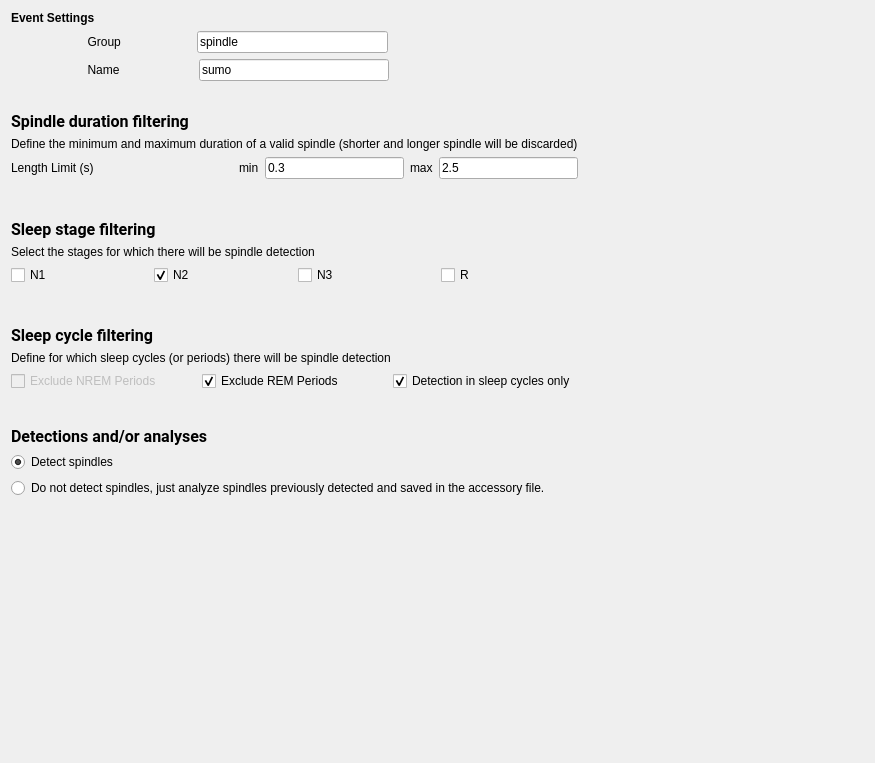
<?xml version="1.0" encoding="UTF-8"?>
<ui version="4.0">
 <class>SpindleDetectorSelStep</class>
 <widget class="QWidget" name="SpindleDetectorSelStep">
  <property name="geometry">
   <rect>
    <x>0</x>
    <y>0</y>
    <width>875</width>
    <height>763</height>
   </rect>
  </property>
  <property name="windowTitle">
   <string/>
  </property>
  <property name="styleSheet">
   <string notr="true">font: 12pt &quot;Roboto&quot;;</string>
  </property>
  <layout class="QHBoxLayout" name="horizontalLayout_5">
   <item>
    <layout class="QVBoxLayout" name="verticalLayout_3">
     <item>
      <layout class="QVBoxLayout" name="verticalLayout_5">
       <item>
        <layout class="QHBoxLayout" name="horizontalLayout_8">
         <item>
          <layout class="QVBoxLayout" name="verticalLayout_6">
           <item>
            <widget class="QLabel" name="label_13">
             <property name="text">
              <string>&lt;html&gt;&lt;head/&gt;&lt;body&gt;&lt;p&gt;&lt;span style=&quot; font-weight:600;&quot;&gt;Event  Settings&lt;/span&gt;&lt;/p&gt;&lt;/body&gt;&lt;/html&gt;</string>
             </property>
            </widget>
           </item>
           <item>
            <layout class="QHBoxLayout" name="horizontalLayout_9">
             <item>
              <widget class="QLabel" name="label_12">
               <property name="text">
                <string>                       Group                     </string>
               </property>
              </widget>
             </item>
             <item>
              <widget class="QLineEdit" name="group_lineEdit">
               <property name="text">
                <string>spindle</string>
               </property>
              </widget>
             </item>
             <item>
              <spacer name="horizontalSpacer_2">
               <property name="orientation">
                <enum>Qt::Horizontal</enum>
               </property>
               <property name="sizeType">
                <enum>QSizePolicy::Expanding</enum>
               </property>
               <property name="sizeHint" stdset="0">
                <size>
                 <width>35</width>
                 <height>20</height>
                </size>
               </property>
              </spacer>
             </item>
            </layout>
           </item>
           <item>
            <layout class="QHBoxLayout" name="horizontalLayout_10">
             <item>
              <widget class="QLabel" name="label_14">
               <property name="text">
                <string>                       Name                      </string>
               </property>
              </widget>
             </item>
             <item>
              <widget class="QLineEdit" name="name_lineEdit">
               <property name="text">
                <string>sumo</string>
               </property>
              </widget>
             </item>
             <item>
              <spacer name="horizontalSpacer_3">
               <property name="orientation">
                <enum>Qt::Horizontal</enum>
               </property>
               <property name="sizeHint" stdset="0">
                <size>
                 <width>40</width>
                 <height>20</height>
                </size>
               </property>
              </spacer>
             </item>
            </layout>
           </item>
          </layout>
         </item>
        </layout>
       </item>
      </layout>
     </item>
     <item>
      <spacer name="verticalSpacer_3">
       <property name="orientation">
        <enum>Qt::Vertical</enum>
       </property>
       <property name="sizeType">
        <enum>QSizePolicy::Fixed</enum>
       </property>
       <property name="sizeHint" stdset="0">
        <size>
         <width>20</width>
         <height>25</height>
        </size>
       </property>
      </spacer>
     </item>
     <item>
      <layout class="QVBoxLayout" name="verticalLayout" stretch="0,0,0,0">
       <property name="sizeConstraint">
        <enum>QLayout::SetDefaultConstraint</enum>
       </property>
       <property name="topMargin">
        <number>0</number>
       </property>
       <property name="bottomMargin">
        <number>0</number>
       </property>
       <item>
        <layout class="QHBoxLayout" name="horizontalLayout_7"/>
       </item>
       <item>
        <widget class="QLabel" name="label_5">
         <property name="font">
          <font>
           <family>Roboto</family>
           <pointsize>12</pointsize>
           <weight>50</weight>
           <italic>false</italic>
           <bold>false</bold>
          </font>
         </property>
         <property name="text">
          <string>&lt;html&gt;&lt;head/&gt;&lt;body&gt;&lt;p&gt;&lt;span style=&quot; font-weight:600;&quot;&gt;Spindle duration filtering&lt;/span&gt;&lt;/p&gt;&lt;/body&gt;&lt;/html&gt;</string>
         </property>
        </widget>
       </item>
       <item>
        <widget class="QLabel" name="label_8">
         <property name="text">
          <string>Define the minimum and maximum duration of a valid spindle (shorter and longer spindle will be discarded)</string>
         </property>
        </widget>
       </item>
       <item>
        <layout class="QHBoxLayout" name="horizontalLayout">
         <item>
          <widget class="QLabel" name="label">
           <property name="text">
            <string>Length Limit (s)</string>
           </property>
          </widget>
         </item>
         <item>
          <spacer name="horizontalSpacer">
           <property name="orientation">
            <enum>Qt::Horizontal</enum>
           </property>
           <property name="sizeHint" stdset="0">
            <size>
             <width>40</width>
             <height>20</height>
            </size>
           </property>
          </spacer>
         </item>
         <item>
          <widget class="QLabel" name="label_3">
           <property name="text">
            <string>min</string>
           </property>
          </widget>
         </item>
         <item>
          <widget class="QLineEdit" name="min_length_lineEdit">
           <property name="text">
            <string>0.3</string>
           </property>
          </widget>
         </item>
         <item>
          <widget class="QLabel" name="label_4">
           <property name="text">
            <string>max</string>
           </property>
          </widget>
         </item>
         <item>
          <widget class="QLineEdit" name="max_length_lineEdit">
           <property name="text">
            <string>2.5</string>
           </property>
          </widget>
         </item>
        </layout>
       </item>
      </layout>
     </item>
     <item>
      <spacer name="verticalSpacer_2">
       <property name="orientation">
        <enum>Qt::Vertical</enum>
       </property>
       <property name="sizeType">
        <enum>QSizePolicy::Fixed</enum>
       </property>
       <property name="sizeHint" stdset="0">
        <size>
         <width>20</width>
         <height>35</height>
        </size>
       </property>
      </spacer>
     </item>
     <item>
      <layout class="QVBoxLayout" name="verticalLayout_2">
       <item>
        <widget class="QLabel" name="label_6">
         <property name="font">
          <font>
           <family>Roboto</family>
           <pointsize>12</pointsize>
           <weight>50</weight>
           <italic>false</italic>
           <bold>false</bold>
          </font>
         </property>
         <property name="text">
          <string>&lt;html&gt;&lt;head/&gt;&lt;body&gt;&lt;p&gt;&lt;span style=&quot; font-weight:600;&quot;&gt;Sleep stage filtering&lt;/span&gt;&lt;/p&gt;&lt;/body&gt;&lt;/html&gt;</string>
         </property>
        </widget>
       </item>
       <item>
        <widget class="QLabel" name="label_2">
         <property name="text">
          <string>Select the stages for which there will be spindle detection</string>
         </property>
        </widget>
       </item>
       <item>
        <layout class="QHBoxLayout" name="horizontalLayout_2">
         <item>
          <widget class="QCheckBox" name="checkBox_n1">
           <property name="text">
            <string>N1</string>
           </property>
          </widget>
         </item>
         <item>
          <widget class="QCheckBox" name="checkBox_n2">
           <property name="text">
            <string>N2</string>
           </property>
           <property name="checked">
            <bool>true</bool>
           </property>
          </widget>
         </item>
         <item>
          <widget class="QCheckBox" name="checkBox_n3">
           <property name="text">
            <string>N3</string>
           </property>
           <property name="checked">
            <bool>false</bool>
           </property>
          </widget>
         </item>
         <item>
          <widget class="QCheckBox" name="checkBox_r">
           <property name="text">
            <string>R</string>
           </property>
          </widget>
         </item>
        </layout>
       </item>
      </layout>
     </item>
     <item>
      <spacer name="verticalSpacer">
       <property name="orientation">
        <enum>Qt::Vertical</enum>
       </property>
       <property name="sizeType">
        <enum>QSizePolicy::Fixed</enum>
       </property>
       <property name="sizeHint" stdset="0">
        <size>
         <width>20</width>
         <height>35</height>
        </size>
       </property>
      </spacer>
     </item>
     <item>
      <widget class="QLabel" name="label_7">
       <property name="font">
        <font>
         <family>Roboto</family>
         <pointsize>12</pointsize>
         <weight>50</weight>
         <italic>false</italic>
         <bold>false</bold>
        </font>
       </property>
       <property name="text">
        <string>&lt;html&gt;&lt;head/&gt;&lt;body&gt;&lt;p&gt;&lt;span style=&quot; font-weight:600;&quot;&gt;Sleep cycle filtering&lt;/span&gt;&lt;/p&gt;&lt;/body&gt;&lt;/html&gt;</string>
       </property>
      </widget>
     </item>
     <item>
      <widget class="QLabel" name="label_9">
       <property name="text">
        <string>Define for which sleep cycles (or periods) there will be spindle detection</string>
       </property>
      </widget>
     </item>
     <item>
      <layout class="QHBoxLayout" name="horizontalLayout_3">
       <item>
        <widget class="QCheckBox" name="checkBox_excl_nremp">
         <property name="enabled">
          <bool>false</bool>
         </property>
         <property name="text">
          <string>Exclude NREM Periods</string>
         </property>
        </widget>
       </item>
       <item>
        <widget class="QCheckBox" name="checkBox_excl_remp">
         <property name="text">
          <string>Exclude REM Periods</string>
         </property>
         <property name="checked">
          <bool>true</bool>
         </property>
        </widget>
       </item>
       <item>
        <widget class="QCheckBox" name="checkBox_only_cycles">
         <property name="text">
          <string>Detection in sleep cycles only</string>
         </property>
         <property name="checked">
          <bool>true</bool>
         </property>
        </widget>
       </item>
      </layout>
     </item>
     <item>
      <spacer name="verticalSpacer_5">
       <property name="orientation">
        <enum>Qt::Vertical</enum>
       </property>
       <property name="sizeType">
        <enum>QSizePolicy::Fixed</enum>
       </property>
       <property name="sizeHint" stdset="0">
        <size>
         <width>20</width>
         <height>30</height>
        </size>
       </property>
      </spacer>
     </item>
     <item>
      <widget class="QLabel" name="label_10">
       <property name="font">
        <font>
         <family>Roboto</family>
         <pointsize>12</pointsize>
         <weight>50</weight>
         <italic>false</italic>
         <bold>false</bold>
        </font>
       </property>
       <property name="text">
        <string>&lt;html&gt;&lt;head/&gt;&lt;body&gt;&lt;p&gt;&lt;span style=&quot; font-weight:600;&quot;&gt;Detections and/or analyses&lt;/span&gt;&lt;/p&gt;&lt;/body&gt;&lt;/html&gt;</string>
       </property>
      </widget>
     </item>
     <item>
      <layout class="QHBoxLayout" name="horizontalLayout_4"/>
     </item>
     <item>
      <widget class="QRadioButton" name="radioButton_detect_spindle">
       <property name="text">
        <string>Detect spindles</string>
       </property>
       <property name="checked">
        <bool>true</bool>
       </property>
      </widget>
     </item>
     <item>
      <widget class="QRadioButton" name="radioButto_analyse_spindle">
       <property name="text">
        <string>Do not detect spindles, just analyze spindles previously detected and saved in the accessory file.</string>
       </property>
      </widget>
     </item>
     <item>
      <spacer name="verticalSpacer_4">
       <property name="orientation">
        <enum>Qt::Vertical</enum>
       </property>
       <property name="sizeType">
        <enum>QSizePolicy::Expanding</enum>
       </property>
       <property name="sizeHint" stdset="0">
        <size>
         <width>20</width>
         <height>35</height>
        </size>
       </property>
      </spacer>
     </item>
    </layout>
   </item>
   <item>
    <spacer name="horizontalSpacer_4">
     <property name="orientation">
      <enum>Qt::Horizontal</enum>
     </property>
     <property name="sizeHint" stdset="0">
      <size>
       <width>162</width>
       <height>20</height>
      </size>
     </property>
    </spacer>
   </item>
  </layout>
 </widget>
 <resources>
  <include location="../../../../../snooz-toolbox/src/main/python/ui/themes/themes.qrc"/>
 </resources>
 <connections>
  <connection>
   <sender>checkBox_only_cycles</sender>
   <signal>stateChanged(int)</signal>
   <receiver>SpindleDetectorSelStep</receiver>
   <slot>detect_in_cycle_only_slot()</slot>
   <hints>
    <hint type="sourcelabel">
     <x>447</x>
     <y>290</y>
    </hint>
    <hint type="destinationlabel">
     <x>357</x>
     <y>294</y>
    </hint>
   </hints>
  </connection>
  <connection>
   <sender>radioButto_analyse_spindle</sender>
   <signal>clicked()</signal>
   <receiver>SpindleDetectorSelStep</receiver>
   <slot>radio_button_slot()</slot>
   <hints>
    <hint type="sourcelabel">
     <x>272</x>
     <y>404</y>
    </hint>
    <hint type="destinationlabel">
     <x>357</x>
     <y>294</y>
    </hint>
   </hints>
  </connection>
  <connection>
   <sender>radioButton_detect_spindle</sender>
   <signal>clicked()</signal>
   <receiver>SpindleDetectorSelStep</receiver>
   <slot>radio_button_slot()</slot>
   <hints>
    <hint type="sourcelabel">
     <x>272</x>
     <y>380</y>
    </hint>
    <hint type="destinationlabel">
     <x>357</x>
     <y>294</y>
    </hint>
   </hints>
  </connection>
 </connections>
 <slots>
  <slot>detect_in_cycle_only_slot()</slot>
  <slot>radio_button_slot()</slot>
 </slots>
</ui>
